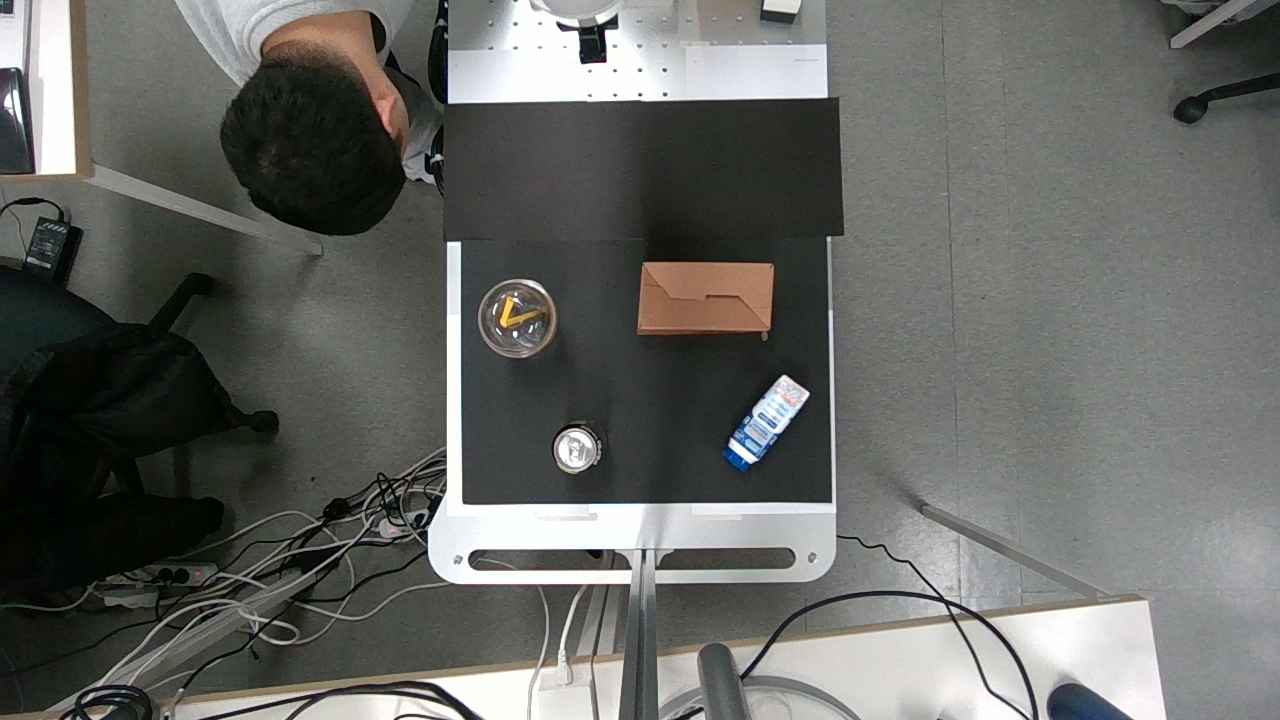
#> input picture B-boxing/color.png, 1280 x 720 px
$ python v7.py   (older library calls are emulated)
#> lines starting #> are read from the running program, lines starting #| are printed output that depends on the picture; after the words box and inside, x2 and y2 are one past the last pixel; in counts of white or black regions, pixels touching at a corner belong together
import cv2
import numpy as np
from sklearn.cluster import DBSCAN

COLOR_PATH = "color.png"
DEPTH_PATH = "depth.npy"
CALIB_PATH = "camcalib.npz"


class DepthDBSCANVisualizer:
    def __init__(self):
        self.color = cv2.imread(COLOR_PATH)
#> self.color is the input picture: shape (720, 1280, 3); mean B, G, R 99.9, 103.3, 102
        self.depth = np.load(DEPTH_PATH)
#> (reads perception/perception/cam_open/depth.npy from the repository)
        calib = np.load(CALIB_PATH)
#> (reads perception/perception/camcalib.npz from the repository)


        if self.color is None or self.depth is None:
            raise RuntimeError("❌ color.png 또는 depth.npy 로드 실패")

        self.T_cam_to_work = calib["T_cam_to_work"]
        self.camera_matrix = calib["camera_matrix"]

        self.fx = self.camera_matrix[0, 0]
        self.fy = self.camera_matrix[1, 1]
        self.cx = self.camera_matrix[0, 2]
        self.cy = self.camera_matrix[1, 2]

        self.depth_scale = 0.001 # mm → m
        self.Z_floor = -2.0

        # ROI (u1, v1, u2, v2)
        self.roi = (460, 150, 830, 490)

        print("✅ ROI + Depth + DBSCAN + Depth-discontinuity Transparent 준비 완료")

    # -------------------------------
    # Utils
    # -------------------------------
    def in_roi(self, u, v):
        x1, y1, x2, y2 = self.roi
        return x1 <= u <= x2 and y1 <= v <= y2

    def pixel_to_world(self, u, v, depth_cm):
        Xc = (u - self.cx) * depth_cm / self.fx
        Yc = (v - self.cy) * depth_cm / self.fy
        Zc = depth_cm - 1.4 # 카메라 높이 보정
        Pc = np.array([Xc, Yc, Zc, 1.0])
        Pw = self.T_cam_to_work @ Pc
        return Pw[:3]

    # -------------------------------
    # Depth → DBSCAN → Rotated Box
    # -------------------------------
    #eps=2.0: 월드 좌표기준 거리, min_samples=50: 최소포인트수

    def extract_objects_dbscan_rotated(self, eps=2.0, min_samples=50):
        h, w = self.depth.shape
        points_2d = []
        points_world = []

        for v in range(0, h, 2):
            for u in range(0, w, 2):
                if not self.in_roi(u, v):
                    continue

                d = self.depth[v, u]
                if d <= 0:
                    continue

                depth_cm = d * self.depth_scale * 100.0  # mm → cm
                Pw = self.pixel_to_world(u, v, depth_cm)

                if Pw[2] <= self.Z_floor:  # 작업 평면을 기준으로 돌출된 물체의 포인트만 사용
                    points_2d.append([u, v])
                    points_world.append(Pw)

        if len(points_world) == 0:
            return []

        clustering = DBSCAN(eps=eps, min_samples=min_samples).fit(points_world)
        labels = clustering.labels_

        rotated_boxes = []

        for label in set(labels):
            if label == -1:
                continue

            idx = np.where(labels == label)[0]
            pixels = np.array([points_2d[i] for i in idx], dtype=np.float32)

            if len(pixels) < 20:
                continue

            rect = cv2.minAreaRect(pixels)
            box = cv2.boxPoints(rect)
            box = box.astype(int)
            rotated_boxes.append(box)

        return rotated_boxes

    # -------------------------------
    # RGB + Depth Discontinuity → Transparent
    # -------------------------------
    def extract_transparent_rgb(self):
        gray = cv2.cvtColor(self.color, cv2.COLOR_BGR2GRAY) #그레이스케일 + 밝기 + 에지 기반

        # 1️⃣ Bright + Edge
        bright = cv2.adaptiveThreshold(
            gray, 255,
            cv2.ADAPTIVE_THRESH_MEAN_C,
            cv2.THRESH_BINARY,
            31, -5
        )

        edges1 = cv2.Canny(gray, 20, 60)
        edges2 = cv2.Canny(gray, 50, 150)
        edges = cv2.bitwise_or(edges1, edges2)

        rgb_mask = cv2.bitwise_or(bright, edges)

        # 2️⃣ Depth 불연속 영역 생성 (핵심)
        depth = self.depth.astype(np.float32)
        depth_blur = cv2.medianBlur(depth, 5)

        grad = cv2.Laplacian(depth_blur, cv2.CV_32F)
        grad_abs = np.abs(grad)

        depth_hole = np.zeros_like(depth, dtype=np.uint8)
        depth_hole[(depth == 0) | (grad_abs > 20)] = 255
        # Rgb의 밝기, 에지, Depth 불연속 영역을 결합하여 깊이 센서가 인식하지 못한 영역

        # 3️⃣ 통합
        mask = cv2.bitwise_and(rgb_mask, depth_hole)

        # ROI 제한
        x1, y1, x2, y2 = self.roi
        roi_mask = np.zeros_like(mask)
        roi_mask[y1:y2, x1:x2] = 255
        mask = cv2.bitwise_and(mask, roi_mask)

        # Morphology
        mask = cv2.dilate(mask, np.ones((3, 3), np.uint8), iterations=2)
        mask = cv2.morphologyEx(mask, cv2.MORPH_CLOSE, np.ones((7, 7), np.uint8))

        contours, _ = cv2.findContours(mask, cv2.RETR_EXTERNAL, cv2.CHAIN_APPROX_SIMPLE)

        boxes = []
        roi_area = (x2 - x1) * (y2 - y1)

        for cnt in contours:
            if cv2.contourArea(cnt) < roi_area * 0.002:
                continue
            x, y, w, h = cv2.boundingRect(cnt)
            boxes.append((x, y, x + w, y + h))

        return boxes

    # -------------------------------
    # 실행
    # -------------------------------
    def run(self):
        vis = self.color.copy()

        x1, y1, x2, y2 = self.roi
        cv2.rectangle(vis, (x1, y1), (x2, y2), (0, 0, 255), 2)
#> vis: shape (720, 1280, 3); 0.46% of pixels changed, all inside (x1, y1, x2, y2) = (459, 149, 832, 492)

        green_boxes = self.extract_objects_dbscan_rotated()
        for box in green_boxes:
            cv2.drawContours(vis, [box], 0, (0, 255, 0), 2)
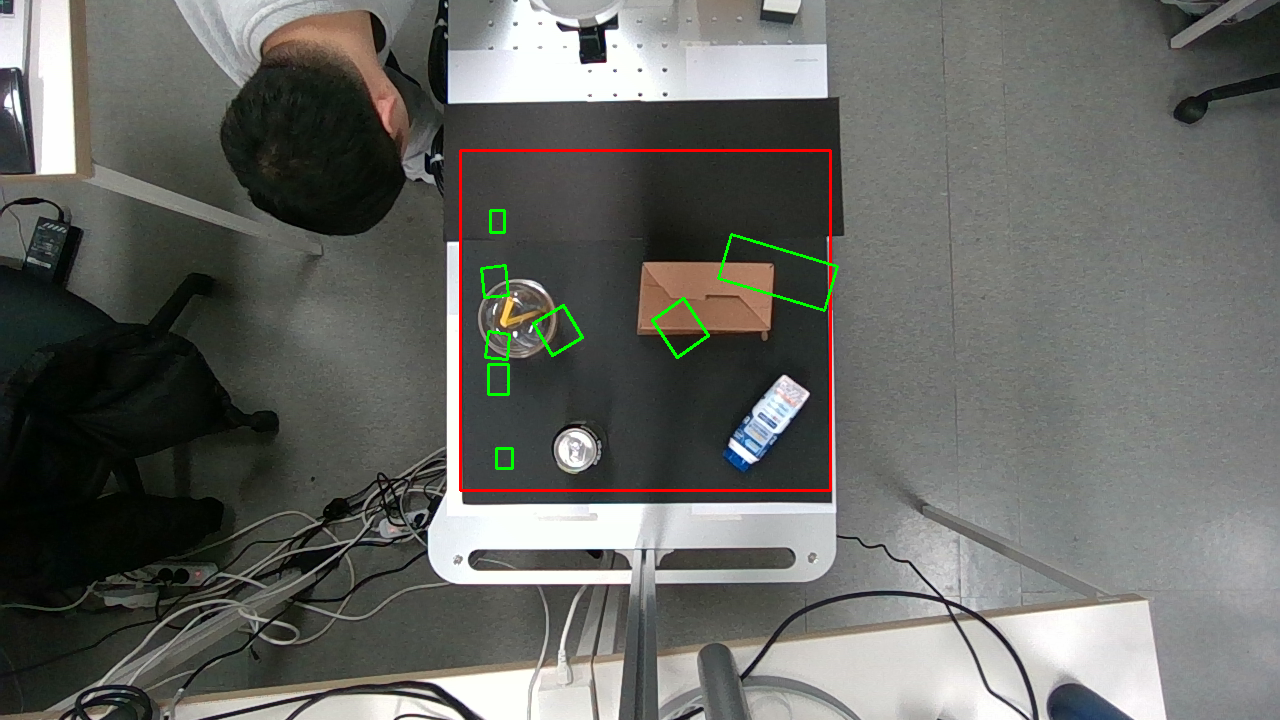
#> vis: shape (720, 1280, 3); mean B, G, R 99.2, 103.5, 102.5

        blue_boxes = self.extract_transparent_rgb()
#> in extract_transparent_rgb, `bright = cv2.adaptiveThreshold( gray, 255, cv2.ADAPTIVE_THRESH_MEAN_C,..`:
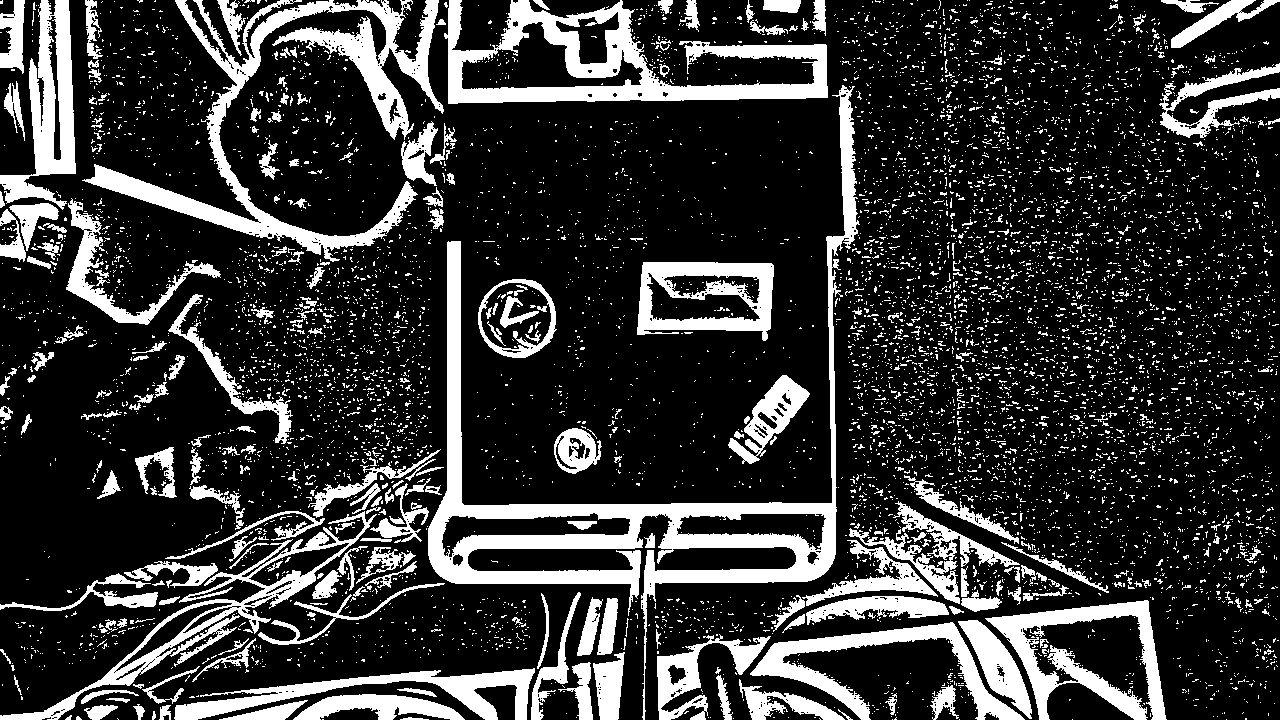
#> bright: shape (720, 1280); 20.8% white; 7649 white regions (7335 under 20 px), largest, box (x1, y1, x2, y2) and area: (428, 85, 860, 720) 25969, (82, 0, 444, 262) 16878, (444, 0, 828, 104) 14263
#> in extract_transparent_rgb, `edges1 = cv2.Canny(gray, 20, 60)`: edges1: shape (720, 1280); 12.3% white in thin lines or dots
#> in extract_transparent_rgb, `edges2 = cv2.Canny(gray, 50, 150)`: edges2: shape (720, 1280); 4.3% white in thin lines or dots
#> in extract_transparent_rgb, `rgb_mask = cv2.bitwise_or(bright, edges)`:
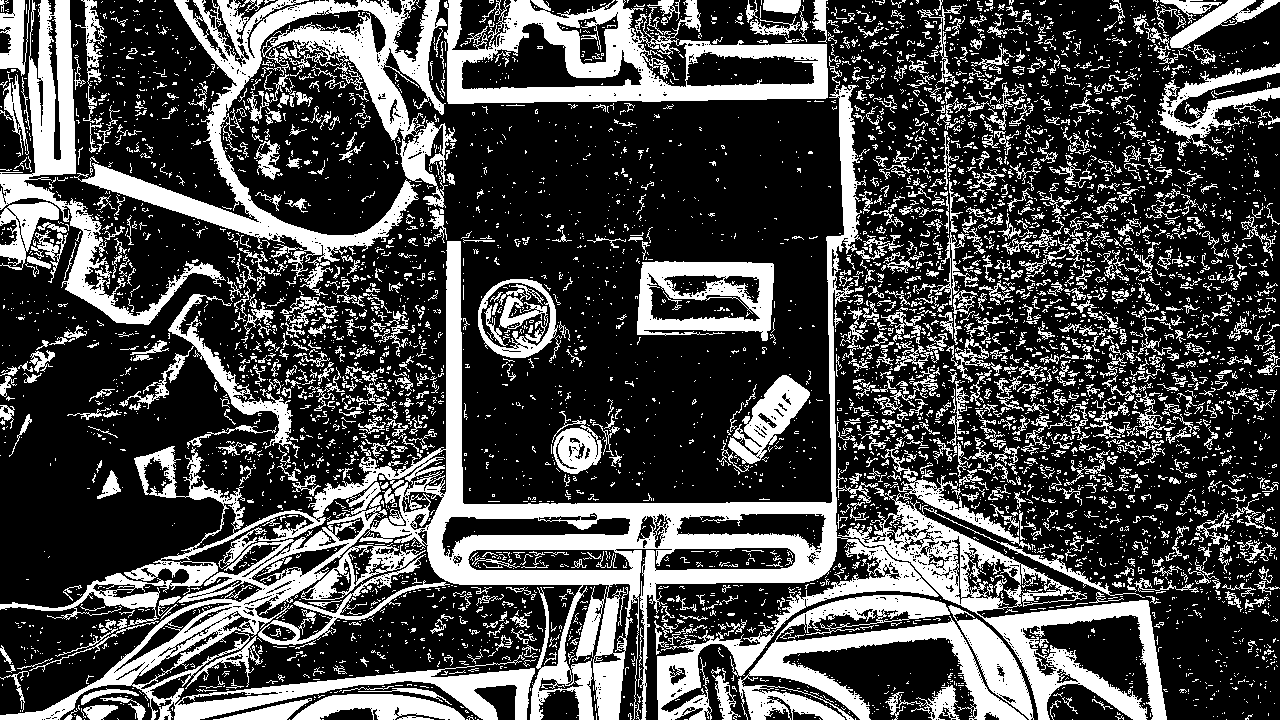
#> rgb_mask: shape (720, 1280); 29.6% white; 5309 white regions (4191 under 20 px), largest, box (x1, y1, x2, y2) and area: (0, 56, 939, 720) 68790, (74, 0, 457, 296) 23254, (444, 0, 828, 104) 17071
#> in extract_transparent_rgb, `mask = cv2.bitwise_and(rgb_mask, depth_hole)`: mask: shape (720, 1280); 7.3% white; 2139 white regions (1838 under 20 px), largest, box (x1, y1, x2, y2) and area: (0, 0, 76, 222) 6983, (423, 241, 476, 585) 6075, (638, 553, 834, 720) 3040
#> in extract_transparent_rgb, `mask = cv2.bitwise_and(mask, roi_mask)`: mask: shape (720, 1280); 0.49% white; 251 white regions (212 under 20 px), largest, box (x1, y1, x2, y2) and area: (553, 450, 602, 474) 711, (460, 241, 463, 490) 432, (637, 311, 666, 336) 371
#> in extract_transparent_rgb, `mask = cv2.dilate(mask, np.ones((3, 3), np.uint8), iterations=2)`: mask: shape (720, 1280); 1.6% white; 93 white regions, largest, box (x1, y1, x2, y2) and area: (476, 280, 558, 367) 3640, (458, 229, 497, 492) 2288, (543, 444, 626, 481) 1764
#> in extract_transparent_rgb, `mask = cv2.morphologyEx(mask, cv2.MORPH_CLOSE, np.ones((7, 7), np.uint..`:
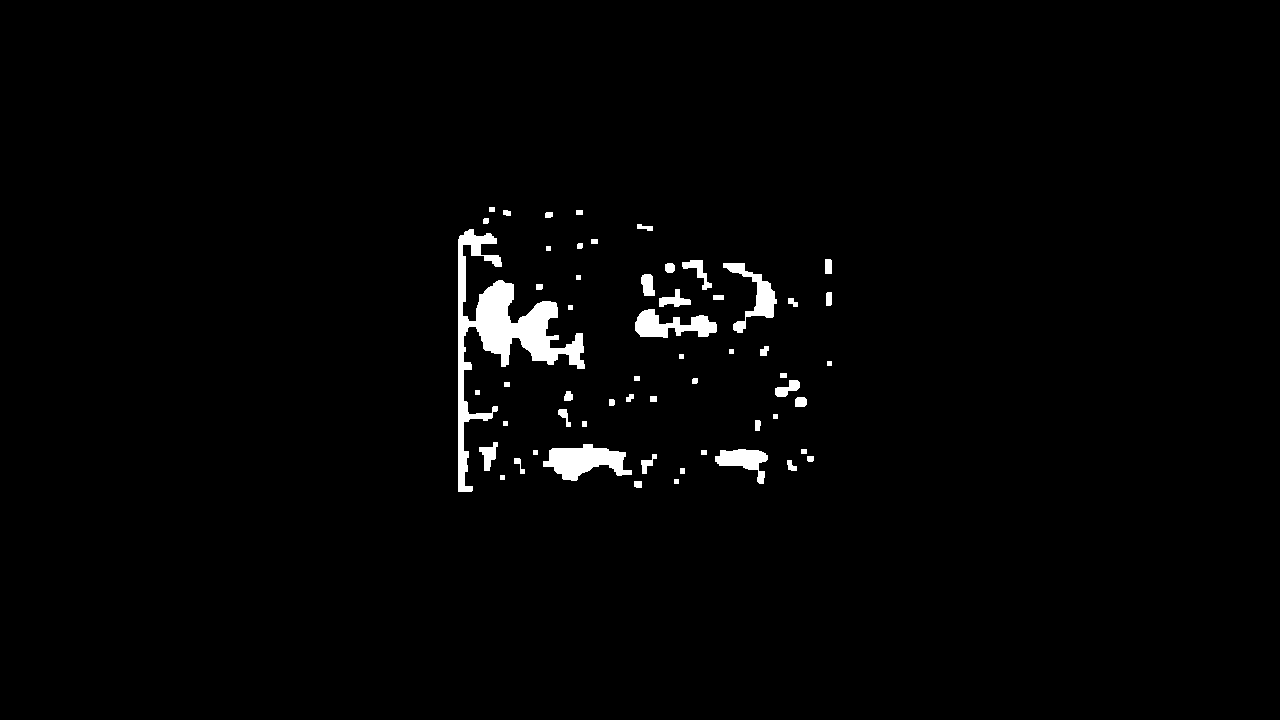
#> mask: shape (720, 1280); 1.8% white; 57 white regions
#> in extract_transparent_rgb, `contours, _ = cv2.findContours(mask, cv2.RETR_EXTERNAL, cv2.CHAIN_APPR..`: contours = 57 contours, 12 with area under 20; largest, box (x1, y1, x2, y2) and area: (458, 229, 585, 492) 6832, (543, 444, 632, 481) 1772, (635, 309, 717, 338) 1197, (723, 263, 777, 333) 1012, (715, 449, 768, 484) 812
#> the loop in extract_transparent_rgb, `for cnt in contours:` made 57 passes
#> cnt on passes 2, 3, 4, 9, 10, 11, 15, 16, 18, 22, 25, 26: [[674, 479], [674, 483], [678, 483], [678, 479]], [[500, 475], [500, 479], [504, 479], [504, 475]], [[680, 468], [680, 473], [684, 473], [684, 468]], [[701, 450], [701, 454], [706, 454], [706, 450]], [[533, 450], [533, 454], [537, 454], [537, 450]], [[801, 449], [801, 453], [806, 453], [806, 449]], [[582, 421], [582, 426], [586, 426], [586, 421]], [[503, 421], [503, 425], [507, 425], [507, 421]], [[773, 414], [773, 418], [777, 418], [777, 414]], [[650, 396], [650, 401], [656, 401], [656, 396]], [[475, 390], [475, 394], [479, 394], [479, 390]], [[504, 382], [504, 386], [509, 386], [509, 382]]
#> (x, y, w, h) on passes 12, 13, 35, 44, 46, 51: (715, 449, 53, 35), (543, 444, 89, 37), (635, 309, 82, 29), (723, 263, 54, 70), (682, 260, 30, 30), (458, 229, 127, 263)
#> after the loop in extract_transparent_rgb, `for cnt in contours:`: boxes = [(715, 449, 768, 484), (543, 444, 632, 481), (635, 309, 717, 338), (723, 263, 777, 333), (682, 260, 712, 290), (458, 229, 585, 492)]
#> blue_boxes has the same summary as boxes in extract_transparent_rgb
        blue_boxes = suppress_blue_boxes(blue_boxes, green_boxes)
#> the loop in suppress_blue_boxes, `for bx1, by1, bx2, by2 in blue_boxes:` made 6 passes
#> (bx1, by1, bx2, by2, cx, cy) on passes 1 to 6: (715, 449, 768, 484, 741, 466), (543, 444, 632, 481, 587, 462), (635, 309, 717, 338, 676, 323), (723, 263, 777, 333, 750, 298), (682, 260, 712, 290, 697, 275), (458, 229, 585, 492, 521, 360)
#> after the loop in suppress_blue_boxes, `for bx1, by1, bx2, by2 in blue_boxes:`: filtered = [(715, 449, 768, 484), (543, 444, 632, 481), (723, 263, 777, 333), (682, 260, 712, 290), (458, 229, 585, 492)]
#> blue_boxes has the same summary as filtered in suppress_blue_boxes

        for bx1, by1, bx2, by2 in blue_boxes:
            cv2.rectangle(vis, (bx1, by1), (bx2, by2), (255, 0, 0), 2)
#> this loop made 5 passes

        cv2.imshow("Depth Discontinuity Transparent Detection", vis)
        cv2.waitKey(0)
        cv2.destroyAllWindows()


# -------------------------------
# 초록 박스 내부 파랑 박스 제거
# -------------------------------
def suppress_blue_boxes(blue_boxes, green_rotated_boxes):
    filtered = []

    for bx1, by1, bx2, by2 in blue_boxes:
        cx = (bx1 + bx2) // 2
        cy = (by1 + by2) // 2

        keep = True
        for box in green_rotated_boxes:
            if cv2.pointPolygonTest(box, (cx, cy), False) >= 0:
                keep = False
                break

        if keep:
            filtered.append((bx1, by1, bx2, by2))

    return filtered


if __name__ == "__main__":
    app = DepthDBSCANVisualizer()
    app.run()
